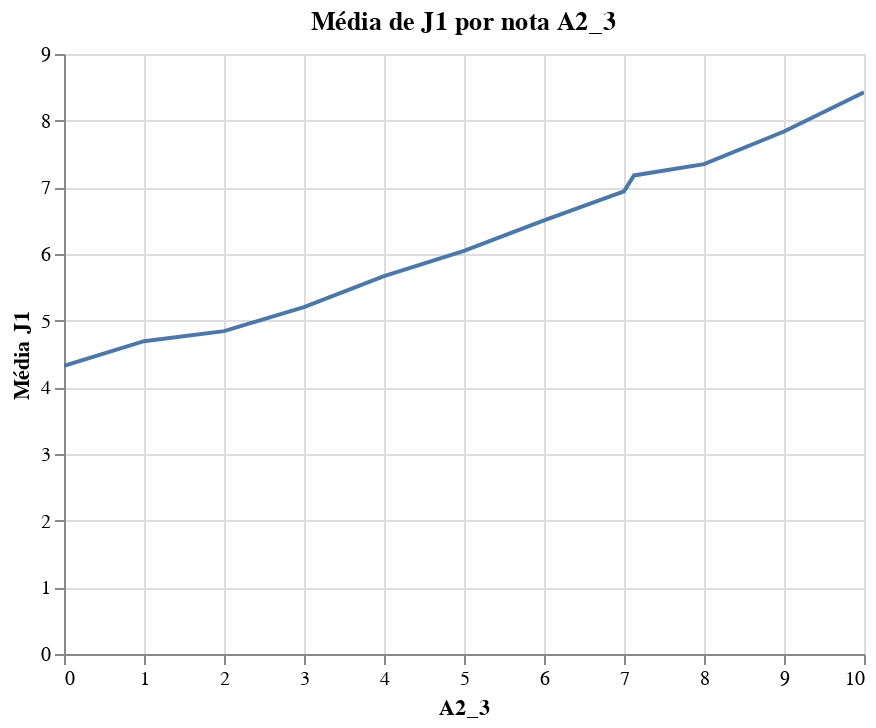

Notebook code cell kept with this figure:
### Code cell
a2_3_groupby = df.groupby(['A2_3'], as_index=False).mean()

alt.Chart(a2_3_groupby).mark_line().encode(
    x = 'A2_3',
    y = alt.Y('J1', title='Média J1'),
    tooltip = ['J1', 'A2_3']
).properties(
    title = 'Média de J1 por nota A2_3'
).interactive()

### Figure 1 — Vega-Lite specification as saved in the notebook (floating-point values rounded to 4 significant figures)
{"config": {"view": {"continuousWidth": 400, "continuousHeight": 300}}, "data": {"name": "data-7f49592aa2779a6b965883ef9c388da1"}, "mark": "line", "encoding": {"tooltip": [{"type": "quantitative", "field": "J1"}, {"type": "quantitative", "field": "A2_3"}], "x": {"type": "quantitative", "field": "A2_3"}, "y": {"type": "quantitative", "field": "J1", "title": "Média J1"}}, "selection": {"selector006": {"type": "interval", "bind": "scales", "encodings": ["x", "y"]}}, "title": "Média de J1 por nota A2_3", "$schema": "https://vega.github.io/schema/vega-lite/v4.8.1.json", "datasets": {"data-7f49592aa2779a6b965883ef9c388da1": [{"A2_3": 0.0, "J1": 4.324, "B1_1": 4.22, "B1_2": 3.846, "C1_1": 5.907, "C1_2": 5.133, "D1": 1.423, "D2_1": 3.919, "D2_2": 3.834, "D2_3": 3.956, "E1_1": 4.066, "E1_2": 3.313, "E1_3": 6.099, "A1_1": 1.0, "A1_2": 0.2435, "A1_3": 0.1751, "A1_4": 0.0, "A2_1": 0.87, "A2_2": 1.392, "A3": 2.478, "F1": 1.387, "F2": 1.813, "F3": 1.587, "F4": 1.789, "F5": 1.505, "F6": 1.805, "genero": 0.4877, "renda": 2.167, "contribuintes_renda": 2.103, "CLARO": 0.2071, "NEXTEL": 0.003497, "OI": 0.2843, "SERCOMTEL": 0.00304, "TIM": 0.1952, "VIVO": 0.296}, {"A2_3": 1.0, "J1": 4.693, "B1_1": 4.595, "B1_2": 4.328, "C1_1": 5.631, "C1_2": 5.457, "D1": 1.353, "D2_1": 4.127, "D2_2": 4.218, "D2_3": 4.284, "E1_1": 4.428, "E1_2": 3.694, "E1_3": 5.91, "A1_1": 1.0, "A1_2": 0.2601, "A1_3": 0.1836, "A1_4": 0.0, "A2_1": 1.569, "A2_2": 2.243, "A3": 2.756, "F1": 1.431, "F2": 2.652, "F3": 1.626, "F4": 2.205, "F5": 1.553, "F6": 2.406, "genero": 0.5526, "renda": 2.286, "contribuintes_renda": 2.059, "CLARO": 0.1937, "NEXTEL": 0.002768, "OI": 0.274, "SERCOMTEL": 0.00369, "TIM": 0.2592, "VIVO": 0.2528}, {"A2_3": 2.0, "J1": 4.843, "B1_1": 5.214, "B1_2": 4.847, "C1_1": 6.039, "C1_2": 5.58, "D1": 1.372, "D2_1": 4.344, "D2_2": 4.155, "D2_3": 4.449, "E1_1": 4.518, "E1_2": 4.048, "E1_3": 6.082, "A1_1": 1.0, "A1_2": 0.259, "A1_3": 0.1615, "A1_4": 0.0, "A2_1": 1.623, "A2_2": 2.542, "A3": 3.258, "F1": 1.443, "F2": 2.526, "F3": 1.658, "F4": 2.795, "F5": 1.54, "F6": 2.864, "genero": 0.5119, "renda": 2.241, "contribuintes_renda": 2.046, "CLARO": 0.2078, "NEXTEL": 0.001896, "OI": 0.2715, "SERCOMTEL": 0.003413, "TIM": 0.2366, "VIVO": 0.267}, {"A2_3": 3.0, "J1": 5.203, "B1_1": 5.312, "B1_2": 5.055, "C1_1": 6.381, "C1_2": 5.856, "D1": 1.37, "D2_1": 4.698, "D2_2": 4.613, "D2_3": 4.746, "E1_1": 5.058, "E1_2": 4.297, "E1_3": 6.284, "A1_1": 1.0, "A1_2": 0.2468, "A1_3": 0.1645, "A1_4": 0.0, "A2_1": 2.009, "A2_2": 3.211, "A3": 3.861, "F1": 1.485, "F2": 3.195, "F3": 1.669, "F4": 3.378, "F5": 1.549, "F6": 3.194, "genero": 0.5479, "renda": 2.267, "contribuintes_renda": 2.031, "CLARO": 0.2131, "NEXTEL": 0.002039, "OI": 0.2631, "SERCOMTEL": 0.004419, "TIM": 0.2481, "VIVO": 0.2536}, {"A2_3": 4.0, "J1": 5.668, "B1_1": 5.808, "B1_2": 5.784, "C1_1": 6.638, "C1_2": 6.2, "D1": 1.355, "D2_1": 5.1, "D2_2": 5.028, "D2_3": 5.103, "E1_1": 5.521, "E1_2": 4.871, "E1_3": 6.798, "A1_1": 1.0, "A1_2": 0.2528, "A1_3": 0.1566, "A1_4": 0.0, "A2_1": 2.743, "A2_2": 3.921, "A3": 4.653, "F1": 1.512, "F2": 3.874, "F3": 1.711, "F4": 4.224, "F5": 1.573, "F6": 4.095, "genero": 0.5335, "renda": 2.256, "contribuintes_renda": 2.058, "CLARO": 0.2001, "NEXTEL": 0.003493, "OI": 0.2668, "SERCOMTEL": 0.004446, "TIM": 0.2585, "VIVO": 0.2515}, {"A2_3": 5.0, "J1": 6.048, "B1_1": 6.379, "B1_2": 6.43, "C1_1": 7.039, "C1_2": 6.535, "D1": 1.398, "D2_1": 5.471, "D2_2": 5.284, "D2_3": 5.478, "E1_1": 6.025, "E1_2": 5.352, "E1_3": 7.263, "A1_1": 1.0, "A1_2": 0.2564, "A1_3": 0.1522, "A1_4": 0.0, "A2_1": 3.365, "A2_2": 4.569, "A3": 5.492, "F1": 1.562, "F2": 4.337, "F3": 1.743, "F4": 4.504, "F5": 1.607, "F6": 4.192, "genero": 0.5004, "renda": 2.129, "contribuintes_renda": 2.07, "CLARO": 0.2228, "NEXTEL": 0.002649, "OI": 0.2576, "SERCOMTEL": 0.004709, "TIM": 0.2313, "VIVO": 0.2631}, {"A2_3": 6.0, "J1": 6.503, "B1_1": 6.797, "B1_2": 6.631, "C1_1": 7.404, "C1_2": 6.929, "D1": 1.387, "D2_1": 5.975, "D2_2": 5.944, "D2_3": 5.976, "E1_1": 6.392, "E1_2": 5.903, "E1_3": 7.329, "A1_1": 1.0, "A1_2": 0.2613, "A1_3": 0.1496, "A1_4": 0.0, "A2_1": 4.33, "A2_2": 5.511, "A3": 6.219, "F1": 1.616, "F2": 5.283, "F3": 1.778, "F4": 5.352, "F5": 1.655, "F6": 5.156, "genero": 0.5262, "renda": 2.154, "contribuintes_renda": 2.08, "CLARO": 0.2274, "NEXTEL": 0.00299, "OI": 0.25, "SERCOMTEL": 0.006145, "TIM": 0.2475, "VIVO": 0.2461}, {"A2_3": 7.0, "J1": 6.941, "B1_1": 7.347, "B1_2": 7.248, "C1_1": 7.75, "C1_2": 7.361, "D1": 1.365, "D2_1": 6.43, "D2_2": 6.376, "D2_3": 6.451, "E1_1": 7.01, "E1_2": 6.479, "E1_3": 7.783, "A1_1": 1.0, "A1_2": 0.2811, "A1_3": 0.1407, "A1_4": 0.0, "A2_1": 5.16, "A2_2": 6.204, "A3": 6.931, "F1": 1.657, "F2": 5.998, "F3": 1.819, "F4": 5.805, "F5": 1.681, "F6": 5.667, "genero": 0.4962, "renda": 2.12, "contribuintes_renda": 2.098, "CLARO": 0.239, "NEXTEL": 0.003647, "OI": 0.2429, "SERCOMTEL": 0.006172, "TIM": 0.2519, "VIVO": 0.2366}, {"A2_3": 7.125, "J1": 7.179, "B1_1": 8.189, "B1_2": 8.185, "C1_1": 8.013, "C1_2": 7.631, "D1": 1.464, "D2_1": 6.972, "D2_2": 6.901, "D2_3": 7.081, "E1_1": 7.83, "E1_2": 7.173, "E1_3": 8.373, "A1_1": 0.005434, "A1_2": 0.1735, "A1_3": 0.1174, "A1_4": 0.7265, "A2_1": 5.31, "A2_2": 6.284, "A3": 19.18, "F1": 1.846, "F2": 5.399, "F3": 1.913, "F4": 4.889, "F5": 1.859, "F6": 5.383, "genero": 0.5144, "renda": 2.108, "contribuintes_renda": 2.056, "CLARO": 0.2374, "NEXTEL": 0.005539, "OI": 0.2457, "SERCOMTEL": 0.007683, "TIM": 0.2426, "VIVO": 0.234}, {"A2_3": 8.0, "J1": 7.347, "B1_1": 7.747, "B1_2": 7.879, "C1_1": 8.146, "C1_2": 7.701, "D1": 1.389, "D2_1": 7.008, "D2_2": 6.841, "D2_3": 6.907, "E1_1": 7.557, "E1_2": 7.144, "E1_3": 8.171, "A1_1": 1.0, "A1_2": 0.2846, "A1_3": 0.1529, "A1_4": 0.0, "A2_1": 5.893, "A2_2": 6.879, "A3": 7.73, "F1": 1.699, "F2": 6.685, "F3": 1.84, "F4": 6.323, "F5": 1.717, "F6": 6.372, "genero": 0.4961, "renda": 2.065, "contribuintes_renda": 2.061, "CLARO": 0.2392, "NEXTEL": 0.003109, "OI": 0.2445, "SERCOMTEL": 0.009386, "TIM": 0.2396, "VIVO": 0.2353}, {"A2_3": 9.0, "J1": 7.838, "B1_1": 8.362, "B1_2": 8.342, "C1_1": 8.603, "C1_2": 8.233, "D1": 1.378, "D2_1": 7.511, "D2_2": 7.515, "D2_3": 7.574, "E1_1": 8.169, "E1_2": 7.796, "E1_3": 8.654, "A1_1": 1.0, "A1_2": 0.2903, "A1_3": 0.1627, "A1_4": 0.0, "A2_1": 6.82, "A2_2": 7.717, "A3": 8.568, "F1": 1.723, "F2": 7.53, "F3": 1.87, "F4": 7.035, "F5": 1.739, "F6": 7.123, "genero": 0.4682, "renda": 1.954, "contribuintes_renda": 2.138, "CLARO": 0.2486, "NEXTEL": 0.005219, "OI": 0.2278, "SERCOMTEL": 0.01202, "TIM": 0.2378, "VIVO": 0.2392}, {"A2_3": 10.0, "J1": 8.426, "B1_1": 8.996, "B1_2": 8.849, "C1_1": 9.092, "C1_2": 8.57, "D1": 1.412, "D2_1": 8.199, "D2_2": 8.025, "D2_3": 8.222, "E1_1": 8.776, "E1_2": 8.407, "E1_3": 9.248, "A1_1": 1.0, "A1_2": 0.3112, "A1_3": 0.2034, "A1_4": 0.0, "A2_1": 7.44, "A2_2": 8.361, "A3": 9.241, "F1": 1.728, "F2": 7.807, "F3": 1.865, "F4": 7.542, "F5": 1.764, "F6": 7.204, "genero": 0.4523, "renda": 1.808, "contribuintes_renda": 2.18, "CLARO": 0.2564, "NEXTEL": 0.006045, "OI": 0.2227, "SERCOMTEL": 0.01405, "TIM": 0.2157, "VIVO": 0.2482}]}}
